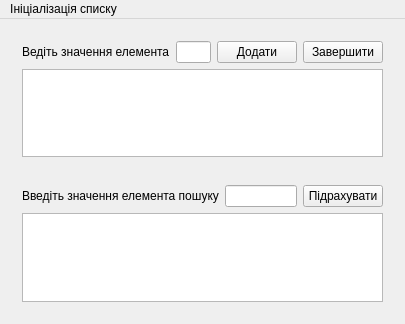
<?xml version="1.0" encoding="UTF-8"?>
<ui version="4.0">
 <class>MainWindow</class>
 <widget class="QMainWindow" name="MainWindow">
  <property name="geometry">
   <rect>
    <x>0</x>
    <y>0</y>
    <width>405</width>
    <height>324</height>
   </rect>
  </property>
  <property name="windowTitle">
   <string>Пошук у списку</string>
  </property>
  <widget class="QWidget" name="centralWidget">
   <layout class="QGridLayout" name="gridLayout">
    <item row="2" column="0" colspan="2">
     <widget class="QWidget" name="widget" native="true">
      <layout class="QGridLayout" name="gridLayout_2">
       <item row="1" column="0" colspan="3">
        <widget class="QTextEdit" name="textEdit"/>
       </item>
       <item row="0" column="2">
        <widget class="QPushButton" name="pushButton">
         <property name="text">
          <string>Підрахувати</string>
         </property>
        </widget>
       </item>
       <item row="0" column="0">
        <widget class="QLabel" name="label">
         <property name="text">
          <string>Введіть значення елемента пошуку</string>
         </property>
        </widget>
       </item>
       <item row="0" column="1">
        <widget class="QLineEdit" name="lineEdit"/>
       </item>
      </layout>
     </widget>
    </item>
    <item row="1" column="0" colspan="2">
     <widget class="QWidget" name="initWiget" native="true">
      <layout class="QGridLayout" name="gridLayout_3">
       <item row="0" column="0">
        <widget class="QLabel" name="label_2">
         <property name="text">
          <string>Ведіть значення елемента</string>
         </property>
        </widget>
       </item>
       <item row="0" column="1">
        <widget class="QLineEdit" name="lineEdit_2"/>
       </item>
       <item row="0" column="2">
        <widget class="QPushButton" name="add">
         <property name="text">
          <string>Додати</string>
         </property>
         <property name="shortcut">
          <string>Return</string>
         </property>
        </widget>
       </item>
       <item row="0" column="3">
        <widget class="QPushButton" name="quit">
         <property name="text">
          <string>Завершити</string>
         </property>
         <property name="shortcut">
          <string>Esc</string>
         </property>
        </widget>
       </item>
       <item row="1" column="0" colspan="4">
        <widget class="QTextEdit" name="textInitEdit"/>
       </item>
      </layout>
     </widget>
    </item>
   </layout>
  </widget>
  <widget class="QMenuBar" name="menuBar">
   <property name="geometry">
    <rect>
     <x>0</x>
     <y>0</y>
     <width>405</width>
     <height>21</height>
    </rect>
   </property>
   <widget class="QMenu" name="menu">
    <property name="title">
     <string>Ініціалізація списку</string>
    </property>
    <addaction name="action"/>
    <addaction name="action_2"/>
   </widget>
   <addaction name="menu"/>
  </widget>
  <action name="action">
   <property name="text">
    <string>Ініціалізувати вручну</string>
   </property>
  </action>
  <action name="action_2">
   <property name="text">
    <string>Згенерувати випадково</string>
   </property>
  </action>
 </widget>
 <layoutdefault spacing="6" margin="11"/>
 <tabstops>
  <tabstop>lineEdit</tabstop>
  <tabstop>pushButton</tabstop>
  <tabstop>textEdit</tabstop>
  <tabstop>quit</tabstop>
  <tabstop>add</tabstop>
  <tabstop>lineEdit_2</tabstop>
  <tabstop>textInitEdit</tabstop>
 </tabstops>
 <resources/>
 <connections/>
</ui>
